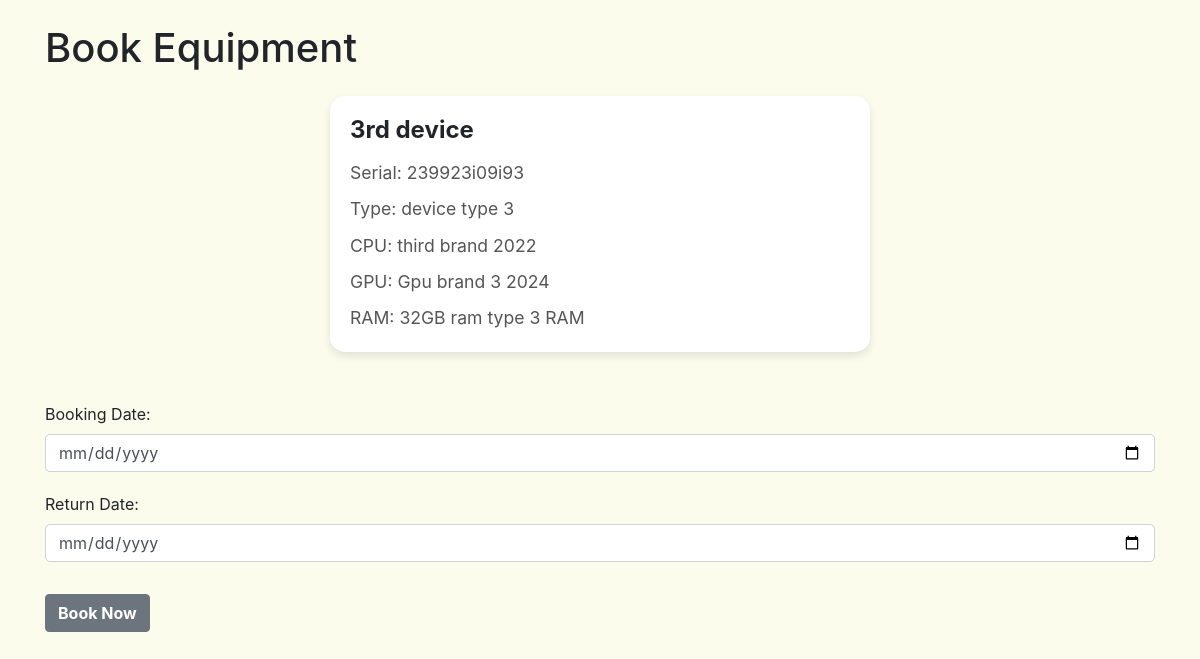
The app's page /booking_page/6/ (signed in) with its own data.
### app1/models.py (models this page shows, shortened)
class Equipment(models.Model):
    EquipmentID = models.AutoField(primary_key=True)
    DeviceName = models.CharField(max_length=100)
    DeviceTypeID = models.ForeignKey(DeviceType, on_delete=models.CASCADE)
    DeviceSerial = models.CharField(max_length=50)
    IsOnsiteOnly = models.BooleanField(default=False)
    CPUID = models.ForeignKey(CPU, on_delete=models.CASCADE)
    GPUID = models.ForeignKey(GPU, on_delete=models.CASCADE)
    RAMID = models.ForeignKey(RAM, on_delete=models.CASCADE)
    Availability = models.BooleanField(default=True)

class DeviceType(models.Model):
    DeviceTypeID = models.AutoField(primary_key=True)
    TypeName = models.CharField(max_length=100, unique=True)
    def __str__(self):
        return self.TypeName

class CPU(models.Model):
    Brand = models.CharField(max_length=100)
    Model = models.CharField(max_length=100)
    ClockSpeed = models.FloatField()
    Cores = models.IntegerField()

class GPU(models.Model):
    Brand = models.CharField(max_length=100)
    Model = models.CharField(max_length=100)
    VRAM = models.IntegerField()

class RAM(models.Model):
    Capacity = models.IntegerField()
    Type = models.CharField(max_length=100)
    Speed = models.IntegerField()

### app1/views.py (the view)
# urls.py: path('booking_page/<int:equipment_id>/', views.booking_page, name='booking_page'),
@login_required(login_url='login')
def booking_page(request,equipment_id):
    equipment = Equipment.objects.get(pk=equipment_id)
    return render(request, "booking_page.html",{'equipment':equipment})

### templates/booking_page.html (shortened to what this page needs)
<!DOCTYPE html>
<html lang="en">
<head>
    <link href="https://stackpath.bootstrapcdn.com/bootstrap/4.5.2/css/bootstrap.min.css" rel="stylesheet">
</head>
<body>
    <div class="container">
        <h1 class="my-4">Book Equipment</h1>
        <form method="POST" action="{% url 'initiate_reservation' equipment.pk %}">
            <div class="row">
                <div class="col-md-6 mx-auto">
                    <div class="card">
                        <div class="card-body">
                            <h5 class="card-title">{{ equipment.DeviceName }}</h5>
                            <p class="card-text">Serial: {{ equipment.DeviceSerial }}</p>
                            <p class="card-text">Type: {{ equipment.DeviceTypeID }}</p>
                            <p class="card-text">CPU: {{ equipment.CPUID.Brand }} {{ equipment.CPUID.Model }}</p>
                            <p class="card-text">GPU: {{ equipment.GPUID.Brand }} {{ equipment.GPUID.Model }}</p>
                            <p class="card-text">RAM: {{ equipment.RAMID.Capacity }}GB {{ equipment.RAMID.Type }} RAM</p>
                        </div>
                    </div>
                </div>
            </div>
            <div class="form-group">
                <label for="booking_date">Booking Date:</label>
                <input type="date" class="form-control" id="booking_date" name="booking_date" required>
            </div>
            <div class="form-group">
                <label for="return_date">Return Date:</label>
                <input type="date" class="form-control" id="return_date" name="return_date" required>
            </div>
            <button type="submit" class="btn btn-primary mt-3">Book Now</button>
        </form>
    </div>
</body>
</html>

### templates/booking_page.html (style rules this page uses)
body { background-color: rgb(252, 252, 237); }
.card { margin-bottom: 30px; border: none; border-radius: 15px; box-shadow: 0 4px 8px rgba(0, 0, 0, 0.1); transition: box-shadow 0.3s ease; }
.card-title { font-size: 1.5rem; font-weight: bold; margin-bottom: 15px; }
.card-text { font-size: 1.1rem; color: #555; margin-bottom: 10px; }
.form-group { margin-top: 20px; }
.form-control { border: 1px solid #ced4da; border-radius: 5px; transition: border-color 0.3s ease; }
.btn-primary { background-color: #6c757d; border-color: #6c757d; font-weight: bold; transition: background-color 0.3s ease; }

### records on screen
Equipment: DeviceName "3rd device", DeviceSerial "239923i09i93", DeviceTypeID "device type 3", CPUID.Brand "third brand", CPUID.Model "2022", GPUID.Brand "Gpu brand 3", GPUID.Model "2024", RAMID.Capacity "32", RAMID.Type "ram type 3"
